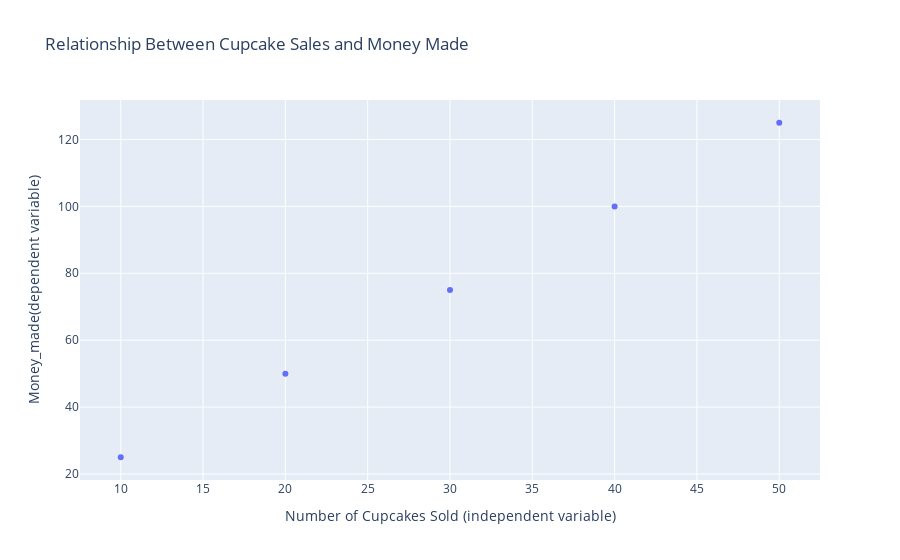

Here is the notebook cell this chart was saved with:
### Markdown cell above
#### Look at the relationship between the number of cupcakes sold and the amount of money made:

### Code cell
fig = go.Figure()
fig.add_trace(go.Scatter(x=num_cupcakes,y=money_spent,
                            mode="markers"))

fig.update_layout(title='Relationship Between Cupcake Sales and Money Made',
                  xaxis_title="Number of Cupcakes Sold (independent variable)",
                  yaxis_title="Money_made(dependent variable)")

fig.show()

### Figure 1 — Plotly figure (JSON) as saved in the notebook; plotly's stock layout.template omitted (floating-point values rounded to 4 significant figures)
{"data": [{"mode": "markers", "type": "scatter", "x": [10, 20, 30, 40, 50], "y": [25, 50, 75, 100, 125]}], "layout": {"title": {"text": "Relationship Between Cupcake Sales and Money Made"}, "xaxis": {"title": {"text": "Number of Cupcakes Sold (independent variable)"}}, "yaxis": {"title": {"text": "Money_made(dependent variable)"}}}}
